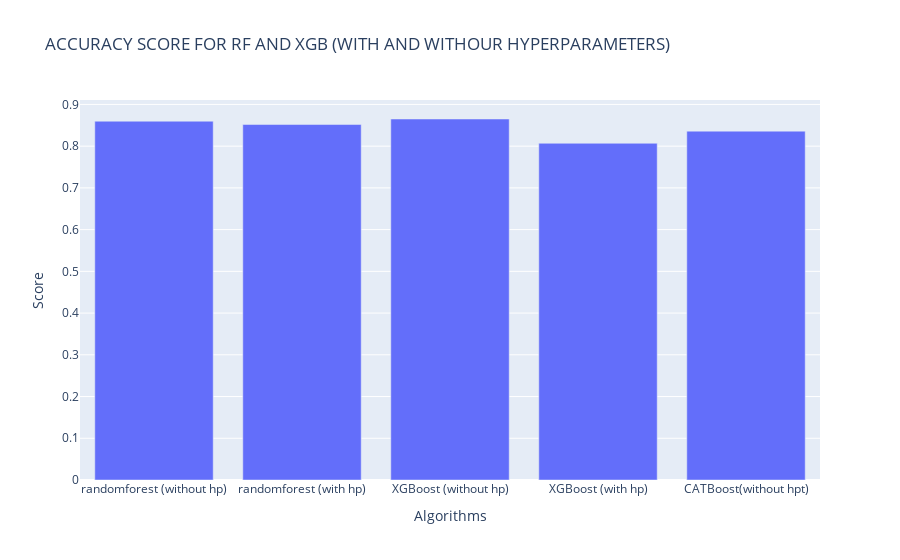

Notebook code cell kept with this figure:
### Code cell
px.bar(x = list(fin_score.keys()),y = list(fin_score.values()),title='ACCURACY SCORE FOR RF AND XGB (WITH AND WITHOUR HYPERPARAMETERS)',labels={'x':'Algorithms','y':'Score'})

### Figure 1 — Plotly figure (JSON) as saved in the notebook; plotly's stock layout.template omitted (floating-point values rounded to 4 significant figures)
{"data": [{"alignmentgroup": "True", "hovertemplate": "Algorithms=%{x}<br>Score=%{y}<extra></extra>", "legendgroup": "", "marker": {"color": "#636efa"}, "name": "", "offsetgroup": "", "orientation": "v", "showlegend": false, "textposition": "auto", "type": "bar", "x": ["randomforest (without hp)", "randomforest (with hp)", "XGBoost (without hp)", "XGBoost (with hp)", "CATBoost(without hpt)"], "xaxis": "x", "y": [0.8598, 0.8519, 0.8651, 0.8069, 0.836], "yaxis": "y"}], "layout": {"barmode": "relative", "legend": {"tracegroupgap": 0}, "title": {"text": "ACCURACY SCORE FOR RF AND XGB (WITH AND WITHOUR HYPERPARAMETERS)"}, "xaxis": {"anchor": "y", "domain": [0, 1], "title": {"text": "Algorithms"}}, "yaxis": {"anchor": "x", "domain": [0, 1], "title": {"text": "Score"}}}}
